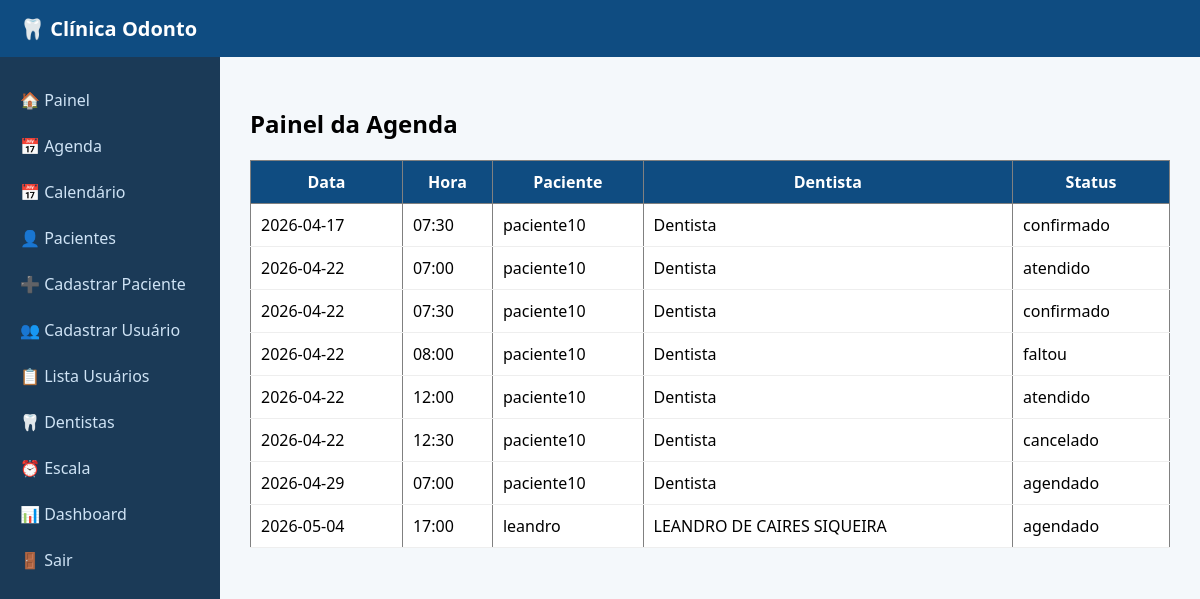
Page /consultas/painel (signed in) on the earlier database version.
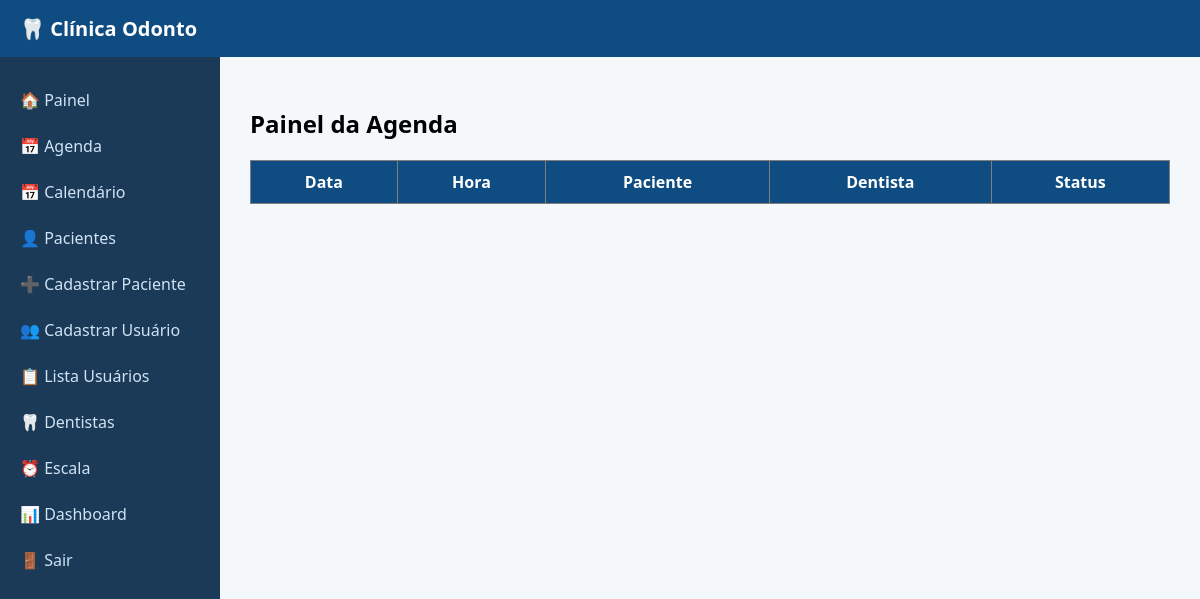
Same page on the later database version.
### tables this page shows
CREATE TABLE consultas (
            id INTEGER PRIMARY KEY AUTOINCREMENT,
            paciente_id INTEGER,
            dentista_id INTEGER,
            data TEXT,
            hora TEXT,
            procedimento TEXT,
            status TEXT
        );

CREATE TABLE pacientes (
            id INTEGER PRIMARY KEY AUTOINCREMENT,
            usuario_id INTEGER,
            nome TEXT,
            data_nascimento TEXT,
            sexo TEXT,
            cpf TEXT,
            telefone TEXT,
            email TEXT,
            cep TEXT,
            logradouro TEXT,
            bairro TEXT,
            cidade TEXT,
            estado TEXT,
            numero TEXT,
            complemento TEXT,
            responsavel_nome TEXT
        );

CREATE TABLE usuarios (
            id INTEGER PRIMARY KEY AUTOINCREMENT,
            nome TEXT,
            email TEXT UNIQUE,
            senha TEXT,
            tipo TEXT,
            especialidade TEXT,
            cro TEXT
        );

### routes/consultas.py (the view)
@consultas.route('/consultas/painel')
@tipo_required(['master', 'admin', 'atendente'])
def painel_agenda():
    conn = get_db_connection()
    lista_consultas = conn.execute('''
        SELECT c.*, p.nome as paciente, u.nome as dentista
        FROM consultas c
        LEFT JOIN pacientes p ON p.id = c.paciente_id
        LEFT JOIN usuarios u ON u.id = c.dentista_id
        ORDER BY data, hora
    ''').fetchall()
    conn.close()
    return render_template('painel_agenda.html', consultas=lista_consultas)

### routes/consultas.py (called while the page is built)
def get_db_connection():
    conn = sqlite3.connect('database.db')
    conn.row_factory = sqlite3.Row
    return conn

### routes/utils.py (called while the page is built)
def tipo_required(tipos_permitidos):
    def decorator(func):
        @wraps(func)
        def wrapper(*args, **kwargs):
            if 'usuario_tipo' not in session:
                return redirect('/login')
            if session['usuario_tipo'] not in tipos_permitidos:
                return "<h1>Acesso negado</h1>"
            return func(*args, **kwargs)
        return wrapper
    return decorator

### templates/painel_agenda.html
{% extends "base.html" %}
{% block content %}
<h2>Painel da Agenda</h2>
<table border="1">
<tr>
    <th>Data</th>
    <th>Hora</th>
    <th>Paciente</th>
    <th>Dentista</th>
    <th>Status</th>
</tr>
{% for c in consultas %}
<tr>
    <td>{{ c.data }}</td>
    <td>{{ c.hora }}</td>
    <td>{{ c.paciente }}</td>
    <td>{{ c.dentista }}</td>
    <td>{{ c.status }}</td>
</tr>
{% endfor %}
</table>
{% endblock %}

Differences in the rows shown:
removed consultas: data "2026-04-17", hora "07:30", paciente "paciente10", dentista "Dentista", status "confirmado"
removed consultas: data "2026-04-22", hora "07:00", paciente "paciente10", dentista "Dentista", status "atendido"
removed consultas: data "2026-04-22", hora "07:30", paciente "paciente10", dentista "Dentista", status "confirmado"
removed consultas: data "2026-04-22", hora "08:00", paciente "paciente10", dentista "Dentista", status "faltou"
removed consultas: data "2026-04-22", hora "12:00", paciente "paciente10", dentista "Dentista", status "atendido"
removed consultas: data "2026-04-22", hora "12:30", paciente "paciente10", dentista "Dentista", status "cancelado"
removed consultas: data "2026-04-29", hora "07:00", paciente "paciente10", dentista "Dentista", status "agendado"
removed consultas: data "2026-05-04", hora "17:00", paciente "leandro", dentista "LEANDRO DE CAIRES SIQUEIRA", status "agendado"
